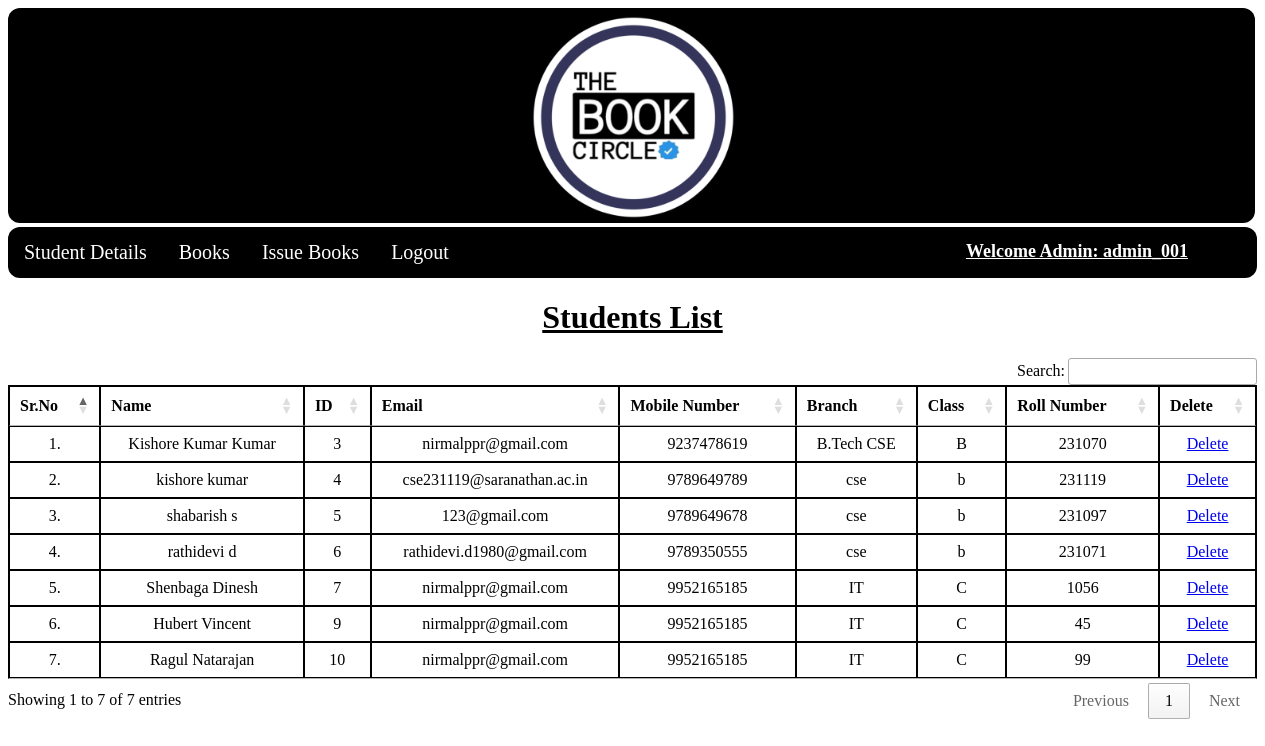
The app's page /view_students/ (signed in) with its own data.
### library/models.py (models this page shows, shortened)
class Student(models.Model):
    user = models.OneToOneField(User, on_delete=models.CASCADE)
    classroom = models.CharField(max_length=10)
    branch = models.CharField(max_length=10)
    roll_no = models.CharField(max_length=3, blank=True)
    phone = models.CharField(max_length=10, blank=True)
    image = models.ImageField(upload_to="", blank=True)

### library/views.py (the view)
# urls.py: path("view_students/", views.view_students, name="view_students"),
@login_required(login_url = '/admin_login')
def view_students(request):
    students = Student.objects.all()
    return render(request, "view_students.html", {'students':students})

### library/templates/view_students.html (shortened to what this page needs)
{% extends 'admin_navbar.html' %}
{% load static %}
{% block body %}
<center>
<div class="container mt-4">
    <h1 class="text-center" style = "font-family:Franklin Gothic Medium"><u>Students List</u></h1>
    <table class="students-table" id="example">
        <thead>
            <tr class="text1">
                <th>Sr.No</th>
                <th>Name</th>
                <th>ID</th>
                <th>Email</th>
                <th>Mobile Number</th>
                <th>Branch</th>
                <th>Class</th>
                <th>Roll Number</th>
                <th>Delete</th>
            </tr>
        </thead>
        <tbody>
            {% for student in students %}
            <tr class="text2">
                <td>{{forloop.counter}}.</td>
                <td>{{student.user.get_full_name}}</td>
                <td>{{student.user.id}}</td>
                <td>{{student.user.email}}</td>
                <td>{{student.phone}}</td>
                <td>{{student.branch}}</td>
                <td>{{student.classroom}}</td>
                <td>{{student.roll_no}}</td>
                <td><a href="/delete_student/{{student.id}}/" class="btn btn-danger" onclick="return confirm('Are you sure you want to delete this student?')">Delete</a></td>
            </tr>
            {% endfor %}
        </tbody>
    </table>
    </div>
</center>
{% endblock %}

### library/templates/admin_navbar.html (shortened to what this page needs)
<!DOCTYPE html>
{%load static%}
<html>
<head>
    <link rel="stylesheet" href="https://cdn.datatables.net/1.10.25/css/jquery.dataTables.min.css">
    <link rel="stylesheet" href="https://cdn.datatables.net/buttons/1.7.1/css/buttons.dataTables.min.css">
</head>
<body>
  <a class="navbar-brand" href="#" ><img src="{%static 'BC2.png' %}" width = "215" height = "215" style = "padding:0px 516px;background-color :black;border-radius:12px"></a>
  <div class="navbar">
    <a href="/view_students/" style = "font-size:20px">Student Details</a>
    <div class="dropdown">
      <button class="dropbtn" onclick="myFunction1()" style = "font-size:20px">Books
      </button>
    </div>
    <div class="dropdown">
      <button class="dropbtn" onclick="myFunction2()" style = "font-size:20px">Issue Books
      </button>
    </div>
    <a href="/logout/" style = "font-size:20px">Logout</a>
    <div class="admin-details">
      <a style="font-weight:600; font-family:'Franklin Gothic Medium';font-size: large;" class="nav-link active" href="#"><u>Welcome Admin: {{request.user}}</u></a> </div>
    </div>
{%block body%}
{%endblock%}
{%block js%}
<br>
</body>
{%endblock%}
</html>

### library/templates/admin_navbar.html (style rules this page uses)
.navbar { overflow: hidden; background-color:black; border-radius:12px; font-family:Franklin Gothic Medium; }
body { overflow-y: scroll; }
.navbar a { float: left; font-size: 16px; color: white; font-family:Franklin Gothic Medium; text-align: center; padding: 14px 16px; text-decoration: none; }
.dropdown { float: left; overflow: hidden; font-size: 16px; }
.dropdown .dropbtn { cursor: pointer; font-size: 16px; border: none; outline: none; color: white; padding: 14px 16px; background-color: inherit; font-family: Franklin Gothic Medium; margin: 0; }
.admin-details a { margin-left:485px; }

### library/templates/view_students.html (style rules this page uses)
table { width:80%; }
th,td { font-family:"Franklin Gothic Medium"; font-size:16px; padding:5px; text-align:center; }
table,th,td { border:1px solid; border-collapse: collapse; }
body { overflow-y:scroll; }

### records on screen
Student: user.get_full_name "Kishore Kumar Kumar", user.id "3", user.email "nirmalppr@gmail.com", phone "9237478619", branch "B.Tech CSE", classroom "B", roll_no "231070"
Student: user.get_full_name "kishore kumar", user.id "4", user.email "cse231119@saranathan.ac.in", phone "9789649789", branch "cse", classroom "b", roll_no "231119"
Student: user.get_full_name "shabarish s", user.id "5", user.email "123@gmail.com", phone "9789649678", branch "cse", classroom "b", roll_no "231097"
Student: user.get_full_name "rathidevi d", user.id "6", user.email "rathidevi.d1980@gmail.com", phone "9789350555", branch "cse", classroom "b", roll_no "231071"
Student: user.get_full_name "Shenbaga Dinesh", user.id "7", user.email "nirmalppr@gmail.com", phone "9952165185", branch "IT", classroom "C", roll_no "1056"
Student: user.get_full_name "Hubert Vincent", user.id "9", user.email "nirmalppr@gmail.com", phone "9952165185", branch "IT", classroom "C", roll_no "45"
Student: user.get_full_name "Ragul Natarajan", user.id "10", user.email "nirmalppr@gmail.com", phone "9952165185", branch "IT", classroom "C", roll_no "99"

### other values on screen
{{ request.user }} "admin_001"
